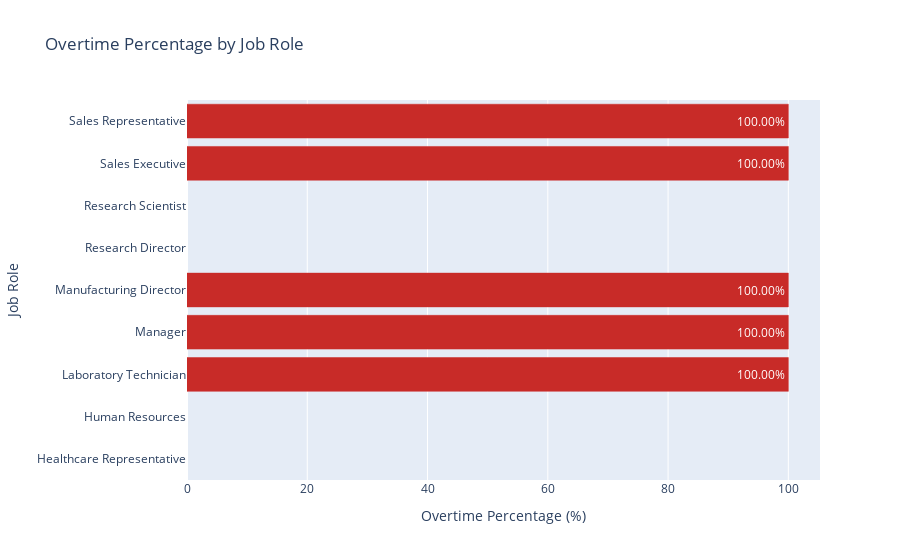

Notebook code for this chart:
### Code cell
# Calculate overtime percentages by job role
overtime_percentage_by_job_role = (df[df['OverTime'] == 'Yes']['JobRole'].value_counts() / df['JobRole'].value_counts() * 100).reset_index()
overtime_percentage_by_job_role.columns = ['JobRole', 'OverTimePercentage']

# Add department information for each job role
job_role_departments = {
    'Sales Executive': 'Sales',
    'Research Scientist': 'Research & Development',
    'Laboratory Technician': 'Research & Development',
    'Manufacturing Director': 'Research & Development',
    'Healthcare Representative': 'Sales',
    'Manager': 'Research & Development',
    'Sales Representative': 'Sales',
    'Research Director': 'Research & Development',
    'Human Resources': 'Human Resources'
}
overtime_percentage_by_job_role['Department'] = overtime_percentage_by_job_role['JobRole'].map(job_role_departments)

# Create an interactive horizontal bar chart using Plotly
fig = px.bar(overtime_percentage_by_job_role, 
             x='OverTimePercentage', 
             y='JobRole', 
             orientation='h', 
             labels={'OverTimePercentage': 'Overtime Percentage (%)', 'JobRole': 'Job Role'},
             title='Overtime Percentage by Job Role',
             custom_data=['Department'])

# Set tooltip and text template
fig.update_traces(texttemplate='%{x:.2f}%', textposition='inside', 
                  hovertemplate='Department: %{customdata[0]}<br>Job Role: %{y}<br>Overtime Percentage: %{x:.2f}%<extra></extra>')

# Show red on top and adjust color settings
fig.update_traces(marker_color='rgb(200,43,40)', marker_line_color='rgb(200,43,40)')

# Layout adjustments
fig.update_layout(xaxis_title='Overtime Percentage (%)', yaxis_title='Job Role')
fig.show()

### Figure 1 — Plotly figure (JSON) as saved in the notebook; plotly's stock layout.template omitted (floating-point values rounded to 4 significant figures)
{"data": [{"alignmentgroup": "True", "customdata": [["Sales"], ["Human Resources"], ["Research & Development"], ["Research & Development"], ["Research & Development"], ["Research & Development"], ["Research & Development"], ["Sales"], ["Sales"]], "hovertemplate": "Department: %{customdata[0]}<br>Job Role: %{y}<br>Overtime Percentage: %{x:.2f}%<extra></extra>", "legendgroup": "", "marker": {"color": "rgb(200,43,40)", "line": {"color": "rgb(200,43,40)"}, "pattern": {"shape": ""}}, "name": "", "offsetgroup": "", "orientation": "h", "showlegend": false, "textposition": "inside", "texttemplate": "%{x:.2f}%", "type": "bar", "x": [null, null, 100, 100, 100, null, null, 100, 100], "xaxis": "x", "y": ["Healthcare Representative", "Human Resources", "Laboratory Technician", "Manager", "Manufacturing Director", "Research Director", "Research Scientist", "Sales Executive", "Sales Representative"], "yaxis": "y"}], "layout": {"barmode": "relative", "legend": {"tracegroupgap": 0}, "title": {"text": "Overtime Percentage by Job Role"}, "xaxis": {"anchor": "y", "domain": [0, 1], "title": {"text": "Overtime Percentage (%)"}}, "yaxis": {"anchor": "x", "domain": [0, 1], "title": {"text": "Job Role"}}}}
